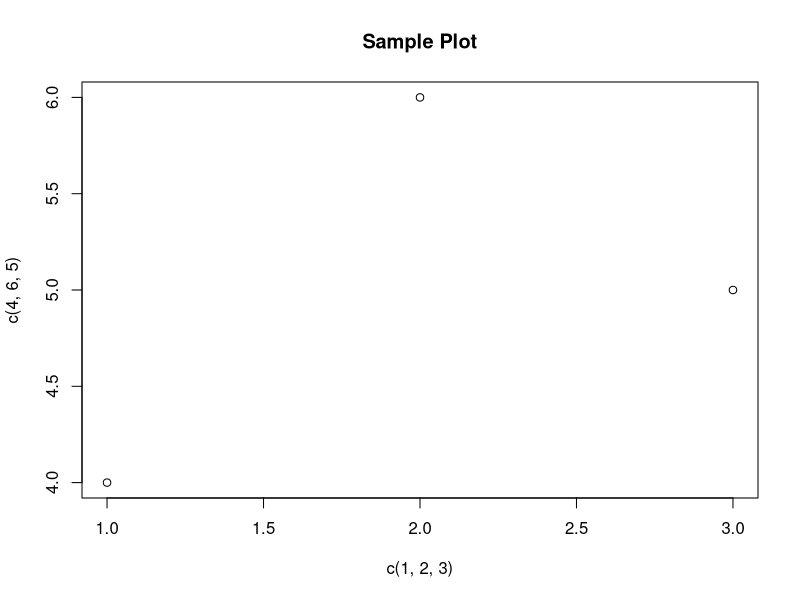

Here is the R script that generated this plot:
## ---- chunk 1
plot(c(1, 2, 3), c(4, 6, 5), main="Sample Plot")
